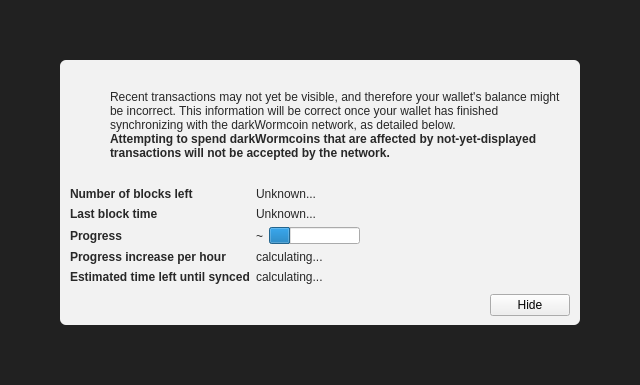
<?xml version="1.0" encoding="UTF-8"?>
<ui version="4.0">
 <class>ModalOverlay</class>
 <widget class="ModalOverlay" name="ModalOverlay">
  <property name="geometry">
   <rect>
    <x>0</x>
    <y>0</y>
    <width>640</width>
    <height>385</height>
   </rect>
  </property>
  <property name="windowTitle">
   <string>Form</string>
  </property>
  <layout class="QVBoxLayout" name="verticalLayout" stretch="0">
   <property name="sizeConstraint">
    <enum>QLayout::SetDefaultConstraint</enum>
   </property>
   <property name="leftMargin">
    <number>0</number>
   </property>
   <property name="topMargin">
    <number>0</number>
   </property>
   <property name="rightMargin">
    <number>0</number>
   </property>
   <property name="bottomMargin">
    <number>0</number>
   </property>
   <item>
    <widget class="QWidget" name="bgWidget" native="true">
     <property name="styleSheet">
      <string notr="true">#bgWidget { background: rgba(0,0,0,220); }</string>
     </property>
     <layout class="QVBoxLayout" name="verticalLayoutMain" stretch="1">
      <property name="leftMargin">
       <number>60</number>
      </property>
      <property name="topMargin">
       <number>60</number>
      </property>
      <property name="rightMargin">
       <number>60</number>
      </property>
      <property name="bottomMargin">
       <number>60</number>
      </property>
      <item>
       <widget class="QWidget" name="contentWidget" native="true">
        <property name="styleSheet">
         <string notr="true">#contentWidget { background: rgba(255,255,255,240); border-radius: 6px; }

QLabel { color: rgb(40,40,40);  }</string>
        </property>
        <layout class="QVBoxLayout" name="verticalLayoutSub" stretch="1,0,0,0">
         <property name="spacing">
          <number>0</number>
         </property>
         <property name="leftMargin">
          <number>10</number>
         </property>
         <property name="topMargin">
          <number>10</number>
         </property>
         <property name="rightMargin">
          <number>10</number>
         </property>
         <property name="bottomMargin">
          <number>10</number>
         </property>
         <item>
          <layout class="QHBoxLayout" name="horizontalLayoutIconText" stretch="0,1">
           <property name="topMargin">
            <number>20</number>
           </property>
           <item>
            <layout class="QVBoxLayout" name="verticalLayoutIcon">
             <property name="leftMargin">
              <number>0</number>
             </property>
             <item>
              <widget class="QPushButton" name="warningIcon">
               <property name="enabled">
                <bool>false</bool>
               </property>
               <property name="text">
                <string/>
               </property>
               <property name="icon">
                <iconset>
                 <normaloff>:/icons/warning</normaloff>
                 <disabledoff>:/icons/warning</disabledoff>:/icons/warning</iconset>
               </property>
               <property name="iconSize">
                <size>
                 <width>48</width>
                 <height>48</height>
                </size>
               </property>
               <property name="flat">
                <bool>true</bool>
               </property>
              </widget>
             </item>
             <item>
              <spacer name="verticalSpacerWarningIcon">
               <property name="orientation">
                <enum>Qt::Vertical</enum>
               </property>
               <property name="sizeHint" stdset="0">
                <size>
                 <width>20</width>
                 <height>40</height>
                </size>
               </property>
              </spacer>
             </item>
            </layout>
           </item>
           <item>
            <layout class="QVBoxLayout" name="verticalLayoutInfoText">
             <property name="leftMargin">
              <number>0</number>
             </property>
             <property name="topMargin">
              <number>0</number>
             </property>
             <item>
              <widget class="QLabel" name="infoText">
               <property name="text">
                <string>Recent transactions may not yet be visible, and therefore your wallet's balance might be incorrect. This information will be correct once your wallet has finished synchronizing with the darkWormcoin network, as detailed below.</string>
               </property>
               <property name="textFormat">
                <enum>Qt::RichText</enum>
               </property>
               <property name="wordWrap">
                <bool>true</bool>
               </property>
              </widget>
             </item>
             <item>
              <widget class="QLabel" name="infoTextStrong">
               <property name="font">
                <font>
                 <weight>75</weight>
                 <bold>true</bold>
                </font>
               </property>
               <property name="text">
                <string>Attempting to spend darkWormcoins that are affected by not-yet-displayed transactions will not be accepted by the network.</string>
               </property>
               <property name="textFormat">
                <enum>Qt::RichText</enum>
               </property>
               <property name="wordWrap">
                <bool>true</bool>
               </property>
              </widget>
             </item>
             <item>
              <spacer name="verticalSpacerInTextSpace">
               <property name="orientation">
                <enum>Qt::Vertical</enum>
               </property>
               <property name="sizeHint" stdset="0">
                <size>
                 <width>20</width>
                 <height>40</height>
                </size>
               </property>
              </spacer>
             </item>
            </layout>
           </item>
          </layout>
         </item>
         <item>
          <spacer name="verticalSpacerAfterText">
           <property name="orientation">
            <enum>Qt::Vertical</enum>
           </property>
           <property name="sizeHint" stdset="0">
            <size>
             <width>20</width>
             <height>40</height>
            </size>
           </property>
          </spacer>
         </item>
         <item>
          <layout class="QFormLayout" name="formLayout">
           <property name="fieldGrowthPolicy">
            <enum>QFormLayout::FieldsStayAtSizeHint</enum>
           </property>
           <property name="horizontalSpacing">
            <number>6</number>
           </property>
           <property name="verticalSpacing">
            <number>6</number>
           </property>
           <property name="topMargin">
            <number>10</number>
           </property>
           <item row="0" column="0">
            <widget class="QLabel" name="labelNumberOfBlocksLeft">
             <property name="font">
              <font>
               <weight>75</weight>
               <bold>true</bold>
              </font>
             </property>
             <property name="text">
              <string>Number of blocks left</string>
             </property>
            </widget>
           </item>
           <item row="0" column="1">
            <widget class="QLabel" name="numberOfBlocksLeft">
             <property name="text">
              <string>Unknown...</string>
             </property>
            </widget>
           </item>
           <item row="1" column="0">
            <widget class="QLabel" name="labelLastBlockTime">
             <property name="font">
              <font>
               <weight>75</weight>
               <bold>true</bold>
              </font>
             </property>
             <property name="text">
              <string>Last block time</string>
             </property>
            </widget>
           </item>
           <item row="1" column="1">
            <widget class="QLabel" name="newestBlockDate">
             <property name="sizePolicy">
              <sizepolicy hsizetype="Maximum" vsizetype="Preferred">
               <horstretch>0</horstretch>
               <verstretch>0</verstretch>
              </sizepolicy>
             </property>
             <property name="text">
              <string>Unknown...</string>
             </property>
            </widget>
           </item>
           <item row="2" column="0">
            <widget class="QLabel" name="labelSyncDone">
             <property name="font">
              <font>
               <weight>75</weight>
               <bold>true</bold>
              </font>
             </property>
             <property name="text">
              <string>Progress</string>
             </property>
            </widget>
           </item>
           <item row="2" column="1">
            <layout class="QHBoxLayout" name="horizontalLayoutSync" stretch="0,1">
             <item>
              <widget class="QLabel" name="percentageProgress">
               <property name="text">
                <string notr="true">~</string>
               </property>
              </widget>
             </item>
             <item>
              <widget class="QProgressBar" name="progressBar">
               <property name="value">
                <number>24</number>
               </property>
               <property name="format">
                <string/>
               </property>
              </widget>
             </item>
            </layout>
           </item>
           <item row="4" column="0">
            <widget class="QLabel" name="labelProgressIncrease">
             <property name="font">
              <font>
               <weight>75</weight>
               <bold>true</bold>
              </font>
             </property>
             <property name="text">
              <string>Progress increase per hour</string>
             </property>
            </widget>
           </item>
           <item row="4" column="1">
            <widget class="QLabel" name="progressIncreasePerH">
             <property name="text">
              <string>calculating...</string>
             </property>
            </widget>
           </item>
           <item row="5" column="0">
            <widget class="QLabel" name="labelEstimatedTimeLeft">
             <property name="font">
              <font>
               <weight>75</weight>
               <bold>true</bold>
              </font>
             </property>
             <property name="text">
              <string>Estimated time left until synced</string>
             </property>
            </widget>
           </item>
           <item row="5" column="1">
            <widget class="QLabel" name="expectedTimeLeft">
             <property name="text">
              <string>calculating...</string>
             </property>
            </widget>
           </item>
          </layout>
         </item>
         <item>
          <layout class="QHBoxLayout" name="horizontalLayoutButtons">
           <property name="leftMargin">
            <number>10</number>
           </property>
           <property name="topMargin">
            <number>10</number>
           </property>
           <item>
            <spacer name="horizontalSpacer">
             <property name="orientation">
              <enum>Qt::Horizontal</enum>
             </property>
             <property name="sizeHint" stdset="0">
              <size>
               <width>40</width>
               <height>20</height>
              </size>
             </property>
            </spacer>
           </item>
           <item>
            <widget class="QPushButton" name="closeButton">
             <property name="text">
              <string>Hide</string>
             </property>
            </widget>
           </item>
          </layout>
         </item>
        </layout>
       </widget>
      </item>
     </layout>
    </widget>
   </item>
  </layout>
 </widget>
 <customwidgets>
  <customwidget>
   <class>ModalOverlay</class>
   <extends>QWidget</extends>
   <header>modaloverlay.h</header>
   <container>1</container>
  </customwidget>
 </customwidgets>
 <resources/>
 <connections/>
</ui>
